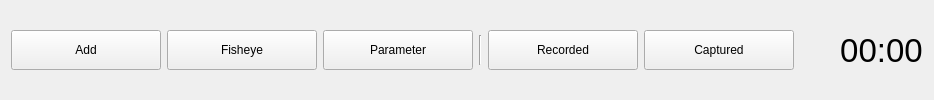
       <widget class="QFrame" name="frame">
        <layout class="QHBoxLayout" name="horizontalLayout_13">
         <item>
          <widget class="QPushButton" name="addButton">
           <property name="minimumSize">
            <size>
             <width>150</width>
             <height>40</height>
            </size>
           </property>
           <property name="autoFillBackground">
            <bool>false</bool>
           </property>
           <property name="text">
            <string>Add</string>
           </property>
           <property name="iconSize">
            <size>
             <width>20</width>
             <height>20</height>
            </size>
           </property>
          </widget>
         </item>
         <item>
          <widget class="QPushButton" name="fisheyeButton">
           <property name="minimumSize">
            <size>
             <width>150</width>
             <height>40</height>
            </size>
           </property>
           <property name="text">
            <string>Fisheye</string>
           </property>
          </widget>
         </item>
         <item>
          <widget class="QPushButton" name="paramButton">
           <property name="minimumSize">
            <size>
             <width>150</width>
             <height>40</height>
            </size>
           </property>
           <property name="text">
            <string>Parameter</string>
           </property>
          </widget>
         </item>
         <item>
          <widget class="Line" name="line">
           <property name="maximumSize">
            <size>
             <width>16777215</width>
             <height>30</height>
            </size>
           </property>
           <property name="orientation">
            <enum>Qt::Vertical</enum>
           </property>
          </widget>
         </item>
         <item>
          <widget class="QPushButton" name="recordedButton">
           <property name="minimumSize">
            <size>
             <width>150</width>
             <height>40</height>
            </size>
           </property>
           <property name="text">
            <string>Recorded</string>
           </property>
          </widget>
         </item>
         <item>
          <widget class="QPushButton" name="capturedButton">
           <property name="minimumSize">
            <size>
             <width>150</width>
             <height>40</height>
            </size>
           </property>
           <property name="text">
            <string>Captured</string>
           </property>
          </widget>
         </item>
         <item>
          <spacer name="horizontalSpacer">
           <property name="orientation">
            <enum>Qt::Horizontal</enum>
           </property>
           <property name="sizeHint" stdset="0">
            <size>
             <width>40</width>
             <height>20</height>
            </size>
           </property>
          </spacer>
         </item>
         <item>
          <widget class="QLabel" name="dateTime">
           <property name="minimumSize">
            <size>
             <width>50</width>
             <height>0</height>
            </size>
           </property>
           <property name="maximumSize">
            <size>
             <width>16777215</width>
             <height>40</height>
            </size>
           </property>
           <property name="font">
            <font>
             <pointsize>25</pointsize>
            </font>
           </property>
           <property name="text">
            <string>00:00</string>
           </property>
           <property name="alignment">
            <set>Qt::AlignCenter</set>
           </property>
          </widget>
         </item>
        </layout>
       </widget>
